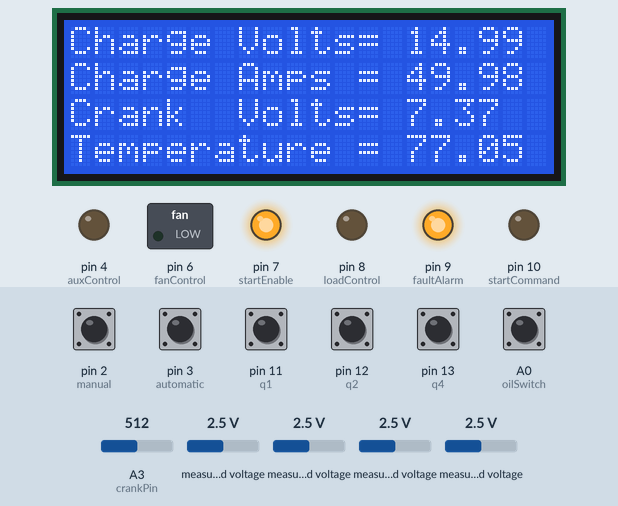
This sketch was run on a simulated Arduino Uno, built with avr-gcc and run on an emulated ATmega328P. On the bench: 20×4 character LCD, switched loads named in the sketch (green lamp = pin HIGH), output pins drawn as LEDs (lit = HIGH). The test bench sets the inputs (shaded band); at power-on: A0 (oilSwitch), pin 2 (manual), pin 3 (automatic), pin 11 (q1), pin 12 (q2), pin 13 (q4) HIGH, measured voltage 2.5 V, A3 (crankPin) = 512. What the sketch prints to the serial monitor is not drawn.

Above: at 5.3 s.
5.4 s: measured voltage (sensor 201) set to 2.2 V
At 9.3 s:
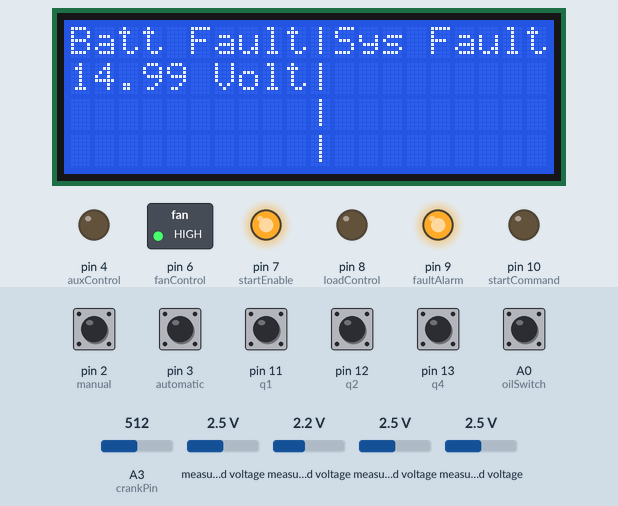
13.3 s: measured voltage (sensor 202) set to 1.6 V
At 19.9 s:
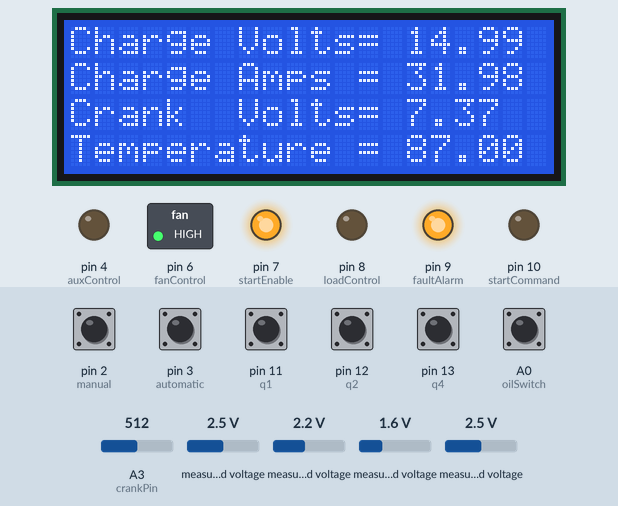
20.2 s: measured voltage (sensor 202) set to 1.3 V
At 23.2 s:
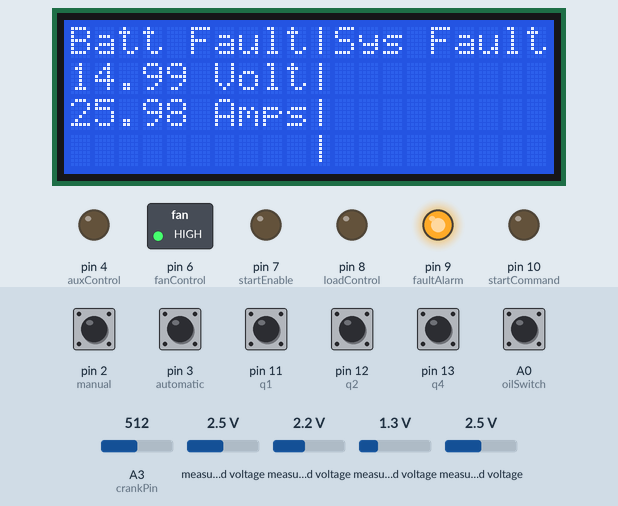
27.2 s: measured voltage (sensor 203) set to 3.8 V
At 30.2 s:
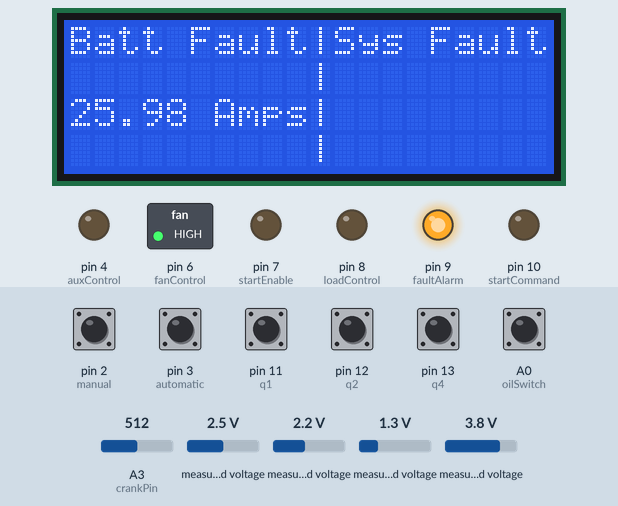
37.4 s: measured voltage (sensor 201) set to 0.1 V
At 43.5 s:
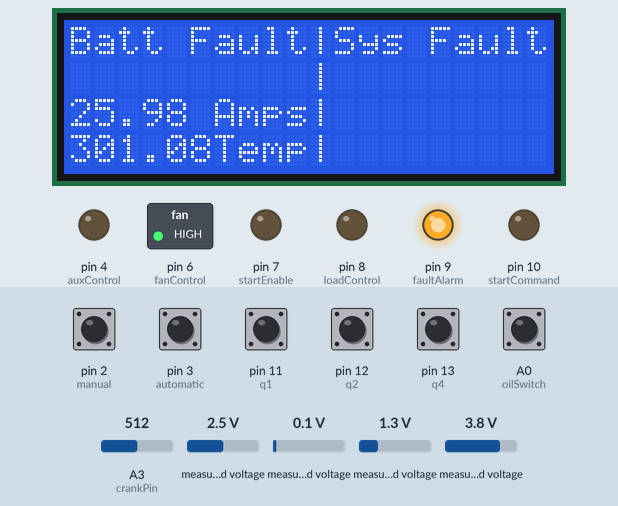
50.0 s: measured voltage (sensor 203) set to 0.1 V
At 57.5 s:
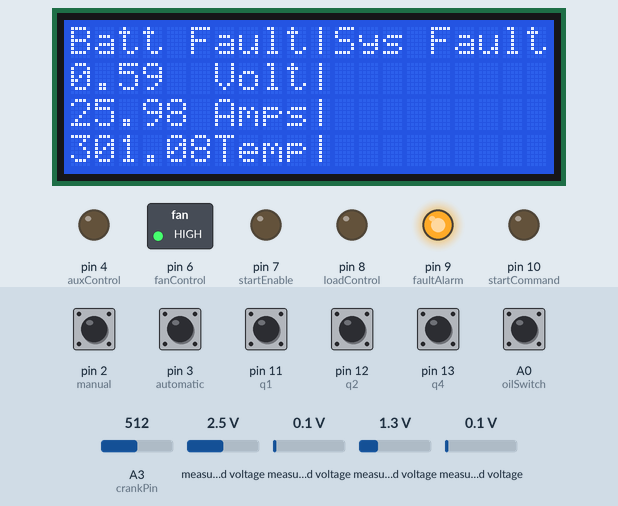
Timing chart, 0 to 59.0 s (numbered marks = the images above; inputs shaded):
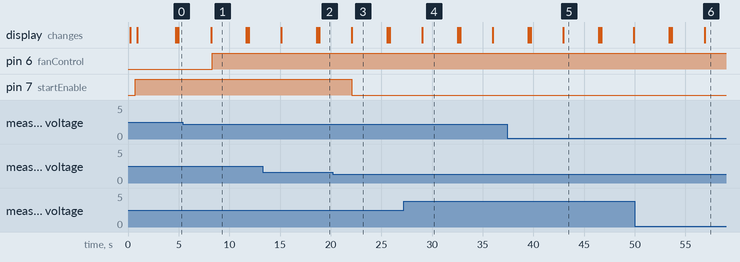

Measured:
- the behaviour switches between 2.4 and 2.3 V on measured voltage (sensor 201) (found by bisection; images 0 and 1)
- the behaviour switches between 1.5 and 1.4 V on measured voltage (sensor 202) (found by bisection; images 2 and 3)
- after the input at 5.4 s, pin 6 (fanControl): LOW → HIGH after 2.9 s
- after the input at 20.2 s, pin 7 (startEnable): HIGH → LOW after 1.9 s; the display: changes after 1.9 s (image 3)
- after the input at 27.2 s, the display: changes after 1.8 s (image 4)
- what the display in image 1 shows lasts 3.5 s, from 8.2 s to 11.7 s

The sketch:

APS_0_1_4_3_Start.ino
```cpp
/*
  Autonomous Power Solutions Rev 0.1.4.3
  Generator Powered Battery Charger


   Rev 0.1.4.2 is designed to run on the S/W development prototype PCA
   and will need minor updates before controlling an actual unit

   PORT ASSIGNMENTS

   A0 =
   A1 =
   A2 =
   A3 = Cranking Battery Voltage 0V to 15V range          crankPin
   A4 = I2C Data
   A5 = I2C Clock

   I2C A0 System Ambient Temperature                      AIN0
   I2C A1 System Battery Temperature                      AIN1
   I2C A2 System Charging Current 0A to 100A              AIN2
   I2C A3 System Charging Voltage 0V to 30V range         AIN3

   D0 = Input Oil Level Switch from engine                oilSwitch
   D1 = Input Start Switch Momentary Contact              engineStart
   D2 = Input Auto/Manual Toggle Switch Manual Position   manMode
   D3 = Input Auto/Manual Toggle Switch Auto Position     autoMode
   D4 = Output Auxilary Load Control                      auxControl
   D5 = Input Tachometer input                            engineSpeed
   D6 = Output Fan On/Off                                 fanControl
   D7 = Output Engine Start Relay                         startCommand
   D8 = Output Alternator Load Contactor                  loadControl
   D9 = Output Fault alarm                                faultAlarm
   D10 = Output Start Enable Relay                        startEnable
   D11 = Manual Runtime Switch BCD1                       q1
   D12 = Manual Runtime Switch BCD2                       q2
   D13 = Manual Runtime Switch BCD4                       q4

  FAN TFEATURE WILL BE REMOVED
  FAN OPERATION
  Battery temperature of 50F to 75F is safe range. No action required.
  Above 80F, batteries will be cooled by circulating air.
  Ambient air temperature should be >=5 degrees less than battery to
  effectively cool the battery.
  If the battery temperature is >=100 F, the battery is over temperature
  and a temperature fault condition exits. Charging and should be
  disallowed until the battery is below 100F.

 */

/*-------------------------------------------------------------
*                        INCLUDES
*-------------------------------------------------------------*/

 #include <Wire.h>
 #include <Adafruit_ADS1015.h>
 #include <Adafruit_LiquidCrystal.h>
 Adafruit_LiquidCrystal lcd(0); // Default address #0 A0-A2 not jumpered
 Adafruit_ADS1015 ads1015;

 /*----------------------------------------------------------
 *                      Define Variables
 *----------------------------------------------------------- */

 //VARIABLES THAT DO NOT CHANGE
 const int oilSwitch = A0;
 const int engineStart = A1;
 const int manual = 2;
 const int automatic = 3;
 const int auxControl = 4;
 const int engineSpeed = 5;
 const int fanControl = 6;  //FAN FEATURE WILL BE REMOVED
 const int faultAlarm = 9;
 const int startEnable = 7;
 const int startCommand = 10;
 const int loadControl = 8;
 const int q1 = 11;
 const int q2 = 12;
 const int q4 = 13;
 const int crankPin = A3;
 const int thermistorNominal=10000;
 const int temperatureNominal=25;
 const int bCoefficient=3950;
 const int seriesResistor=10000;//nominal value,measure for better accuracy

 //VARIABLES THAT CHANGE
 float sensorValue = 0.0;
 float battVolt = 0.0;       //main system battery bank voltage
 float battCurrent = 0.0;    //main system battery bank charge current
 float crankVolts = 0.0;     //engine crank battery voltage
 float battTemperature = 0.0;  //main system battery temperature
 float ambTemperature = 0.0; //main system battery enclosure temperature
 float steinhart = 0.0;
 int runTime = 0;            //manual mode run time value
 int bcdTotal=0;             //manual mode run time selection switch
 int engineRPM =0;           //engine tachometer 0 to 3600 RPM
 unsigned long startTime=0;  //used in 2 minute time out for warm up period
 //look up millis timer code in TAM test fixture
 unsigned long warmUpTime=0; //2 minute warmup period
 unsigned long countHour=0;  //counter used by timer interrupt routine
 unsigned long countMod;     //used to hold modulus of countHour
 volatile int mode=3;        //set to OFF state for power up-data type "byte"?
 volatile int modeTotal=0;   //Used in BCD run time selection-data type "byte"?
 boolean engineRun = false;  //engine RPM > 800
 boolean oilFault = false;   //oil level switch is closed
 boolean voltFault = false;  //battery under voltage
 boolean tempFault = false;  //battery over temperature
 boolean fanOn = false;      //fan signal is ON  FAN FEATURE WILL BE REMOVED
 boolean loadOn = false;     //load contactor is connected
 boolean startFault = false; //no start after 5 attempts
 boolean currentFault = false;//under or over current condition
 boolean criticalFault = false; //a fault that will prevent engine from running

 //String Variables
 String firmwareVer="0.1.4.3";
 String sysBattFault="Batt Fault|Sys Fault";
 String voltageFault="Volt";
 String temperatureFault="Temp";
 String oilLevelFault="Oil Level";
 String ampFault="Amps";
 String crank="Crank Battery";
 String chargeV="Charge Volts = ";
 String chargeI="Charge Amps = ";
 String battT="Battery Temp = ";
 String ambT="Ambient Temp = ";
 String warmUp="Engine Warm Up";

 // End of Variables Definition -------------------------


 /* ----------------------------------------------------------
                      Function Definitions
    ---------------------------------------------------------- */

 //READSENSOR FUNCTION USED IN CRANK BATTERY VOLTAGE MEASUREMENT
  float readSensor(int sensorPin) {
  sensorValue = 0.0; //Initialize sensorValue
   for (int i=0; i<5; i++) {
     sensorValue = sensorValue + analogRead(sensorPin);
     delay(10);
   }
     crankVolts = ((sensorValue/5)*0.0048*3); //scaled to 15V full scale
     return crankVolts;
 }

 //SYSTEM BATTERY VOLTAGE MEASUREMENT FUNCTION
  float readBattVolt() {
  battVolt = 0.0; //Initialize battVolt
   for (int i=0; i<5; i++) {
   battVolt = battVolt + ads1015.readADC_SingleEnded(3);
   delay(10);
   }
  battVolt = ((battVolt/5*6)*0.003); //Average of 5 samples scaled to 30V full scale
  return battVolt;
}//Closing brace for readBattVolt() function

 //SYSTEM BATTERY CHARGE CURRENT MEASUREMENT FUNCTION
  float readBattAmps() {
  battCurrent=0.0; //Initialize battCurrent
    for (int i=0; i<5; i++) {
    battCurrent = battCurrent + ads1015.readADC_SingleEnded(2);
    delay(10); //change to while loop using millis. do not use delay function
   }
   battCurrent = ((battCurrent/5*20)*0.003); //Average of 5 samples scaled to 100A full scale
   return battCurrent;
}//Closing brace for readBattAmps() function

//BATTERY TEMPERATURE MEASUREMENT FUNCTION
  float readBattTemp() {
  steinhart = 0.0;
  battTemperature=0.0; // initialize battTemperature
   for (int i=0; i<5; i++) {
   battTemperature = battTemperature + ads1015.readADC_SingleEnded(1);
   delay(10);
   }
 battTemperature=battTemperature/5; //average of 5 samples
 //convert reading to a resistance
 battTemperature=1667 / battTemperature - 1;
 battTemperature=seriesResistor / battTemperature;
 //convert resistance to temperature
 steinhart=battTemperature/thermistorNominal;        // (R/Ro)
 steinhart=log(steinhart);                   // ln(R/Ro)
 steinhart/=bCoefficient;                    // 1/B * ln(R/Ro)
 steinhart+=1.0/(temperatureNominal+273.15); // + (1/To)
 steinhart=1.0/steinhart;                    // Invert
 steinhart-=273.15;                          // convert to C
 steinhart=steinhart*9.0/5.0+32;             // convert to F
 battTemperature=steinhart;
 return battTemperature;
} //Closing brace for readBattTemp() function

//BATTERY ENCLOSURE AMBIENT TEMPERATURE MEASUREMENT FUNCTION
  float readAmbTemp() {
  steinhart=0.0;
  ambTemperature=0.0; // initialize ambTemperature
   for (int i=0; i<5; i++) {
   ambTemperature = ambTemperature + ads1015.readADC_SingleEnded(0);
   delay(10);
   }
 ambTemperature=ambTemperature/5; //average of 5 samples
 //convert reading to a resistance
 ambTemperature=1667 / ambTemperature - 1;
 ambTemperature=seriesResistor / ambTemperature;
 //convert resistance to temperature
 steinhart=ambTemperature/thermistorNominal;        // (R/Ro)
 steinhart=log(steinhart);                   // ln(R/Ro)
 steinhart/=bCoefficient;                    // 1/B * ln(R/Ro)
 steinhart+=1.0/(temperatureNominal+273.15); // + (1/To)
 steinhart=1.0/steinhart;                    // Invert
 steinhart-=273.15;                          // convert to C
 steinhart=steinhart*9.0/5.0+32;             // convert to F
 ambTemperature=steinhart;
 return ambTemperature;
}

   //This function should be rewritten to eliminate the unnecessary execution of "if" statements
   void checkFault() {
   if (digitalRead(oilSwitch) == LOW){ //DETERMINE IF OIL LEVEL FAULT EXISTS
       oilFault = true;
       }
      else {
        oilFault = false;
      }

      battTemperature = readBattTemp(); //DETERMINE IF A BATTERY TEMPERATURE FAULT EXISTS
   if (battTemperature >=100.0) {
       tempFault = true;
       }
       else {
        tempFault = false;
      }

       battVolt = readBattVolt(); //DETERMINE IF A BATTERY VOLTAGE FAULT EXISTS
   if (battVolt <=22.0) {
      voltFault = true;
      }
      else {
        voltFault = false;
      }

      battCurrent = readBattAmps(); //DETERMINE IF A CURRENT FAULT EXISTS
      if ((engineRun==true) && ((battCurrent >90.0) || (battCurrent <30.0))){
          currentFault = true;
          }
      else {
        currentFault = false;
        }

   //SET UP FAULT DISPLAY
   if ((oilFault == true) || (tempFault == true) || (voltFault == true) || (currentFault == true)){
        lcd.clear();
        lcd.setCursor(0,0);
        lcd.print(sysBattFault);
        lcd.setCursor(10,1);
        lcd.print("|");
        lcd.setCursor(10,2);
        lcd.print("|");
        lcd.setCursor(10,3);
        lcd.print("|");
        }

   if (tempFault == true) {
       lcd.setCursor(0,3);
       lcd.print(battTemperature);
       lcd.setCursor(6,3);
       lcd.print(temperatureFault);
       digitalWrite(faultAlarm,HIGH);  //set Fault Alarm contact closure
       digitalWrite(startEnable,LOW);  //prevent engine from running
       }

   if (oilFault == true) {
       lcd.setCursor(11,1);
       lcd.print(oilLevelFault);
       digitalWrite(faultAlarm,HIGH);  //set Fault Alarm contact closure
       digitalWrite(startEnable,LOW);  //prevent engine from running
       }

   if (currentFault == true) {
       lcd.setCursor(0,2);
       lcd.print(battCurrent);
       lcd.setCursor(6,2);
       lcd.print(ampFault);
       digitalWrite(faultAlarm,HIGH);  //set Fault Alarm contact closure
       digitalWrite(startEnable,LOW);  //prevent engine from running
       }

   if (voltFault == true) {
       lcd.setCursor(0,1);
       lcd.print(battVolt);
       lcd.setCursor(6,1);
       lcd.print(voltageFault);
       digitalWrite(faultAlarm,HIGH);  //set Fault Alarm contact closure
       }

   if ((oilFault == false) && (tempFault == false) && (voltFault == false) && (currentFault == false)){
   //set up lcd and and send welcome message THIS WILL CAHNGE AS MAN/AUTO MODE CODE STARTS WORKING
    digitalWrite(faultAlarm,LOW);  //clear Fault Alarm contact closure
    lcd.clear();
    delay(100);
    lcd.setCursor(0,0);
    lcd.print("Charge Volts=  ");
    lcd.setCursor(0,1);
    lcd.print("Charge Amps = ");
    lcd.setCursor(0,2);
    lcd.print("Crank  Volts= ");
    lcd.setCursor(0,3);
    lcd.print("Temperature = ");
   }
   } //closing brace for checkFault function


//ENGINE RPM FUNCTION GOES HERE

//Check fan function
      void checkFan(){ //READ TEMPERTURE AND TURN ON FAN IF REQUIRED
      battTemperature = readBattTemp();
      ambTemperature = readAmbTemp();
       Serial.print("Fan Control= ");
       Serial.println(fanOn);
      if (((fanOn == true) && (battTemperature<80.0)) || (battTemperature-ambTemperature <5.0)){
        digitalWrite(fanControl, LOW); //turn off fan
        fanOn = false;
      }
      else {
            if ((battTemperature>80.0) && (battTemperature-ambTemperature >5.0)){
            digitalWrite(fanControl,HIGH);  //TURN ON FAN
            fanOn=true;       //SET FAN FLAG
              }
            }
          } //Closing brace for checkFan() function

//BCD Run Time Switch Function
int readSwitch() {
 int bcdTotal=0;
 runTime=0;
 if (digitalRead(q1)==HIGH) { bcdTotal+=1; }
 if (digitalRead(q2)==HIGH) { bcdTotal+=2; }
 if (digitalRead(q4)==HIGH) { bcdTotal+=4; }
 // Set manual run time based on BCD switch input
 switch (bcdTotal){
    case 0:
      runTime = 2; //2 hours of manual runtime
      break;
    case 1:
      runTime = 4; //SHOULD THESE TIMES BE IN MINUTES?
      break;
    case 2:
      runTime = 6;
      break;
    case 3:
      runTime = 8;
      break;
    case 4:
      runTime = 10;
      break;
    case 5:
      runTime = 12;
      break;
    default:
      runTime = 0;
      break;
 }
 return runTime;
} //Closing brace for readSwitch() function

//End of Function Definitions *********************************

/*
 * --------------------------------------------------------
 * ISRs
 * ---------------------------------------------------------
*/

//Manual/Auto Mode Interrupt Service Routine (ISR)
void switchPressed1()
{
 volatile int modeTotal=0;
 if (digitalRead(manual)==HIGH) { modeTotal+=1; }
 if (digitalRead(automatic)== HIGH) { modeTotal+=2; }

 switch (modeTotal) {
  case 0:
  mode=0; //fault mode
  break;
  case 1:
  mode=1; //automatic mode
  break;
  case 2:
  mode=2; //manual mode
  break;
  case 3:
  mode=3; //off mode
  break;
 }
} // closing brace for switchedPressed() ISR

 // INSERT TIMER 1 INTERRUPT ROUTINE HERE OR IN SETUP WHERE THE TIMER IS CONFIGURED?

 // END OF ISRs

 /*
  *  ----------------------------------------------------------
  *                            SETUP
  * ----------------------------------------------------------
  */

  void setup() {
    analogReference(DEFAULT);          //THIS WILL CHANGE TO EXT REF IN H/W DESIGN
    Serial.begin(9600);                //THIS CAN BE REMOVED AFTER TESTING
    ads1015.begin();
    lcd.begin(20,4);                   // set up the LCD's number of rows and columns
    Serial.println("entering setup loop");
    //SET UP DIGITAL I/O
    pinMode(manual,INPUT_PULLUP);      //set up Auto/Manual select switch
    pinMode(automatic,INPUT_PULLUP);   //set up Auto/Manual select switch
    pinMode(engineSpeed,INPUT);        //set up tachometer input
    pinMode(engineStart,INPUT_PULLUP); //set up engine mom start switch
    pinMode(faultAlarm,OUTPUT);        //set up Fault Alarm output
    digitalWrite(faultAlarm,LOW);      //turn off
    pinMode(startEnable,OUTPUT);       //set up Start Enable output
    digitalWrite(startEnable,LOW);     //turn off
    pinMode(startCommand,OUTPUT);      //set up Start Relay output
    digitalWrite(startCommand,LOW);    //turn off
    pinMode(loadControl,OUTPUT);       //set up Load Contactor output
    digitalWrite(loadControl,LOW);     //turn off
    pinMode(oilSwitch,INPUT_PULLUP);   //set up oil level switch
    pinMode(q1,INPUT_PULLUP);          //set up BCD runtime select switch
    pinMode(q2,INPUT_PULLUP);          //set up BCD runtime select switch
    pinMode(q4,INPUT_PULLUP);          //set up BCD runtime select switch
    pinMode(fanControl,OUTPUT);        //set up Load Contactor output
    digitalWrite(fanControl,LOW);      //turn off
    pinMode(auxControl,OUTPUT);        //set up Load Contactor output
    digitalWrite(auxControl,LOW);      //turn off


    //set up external interrupts
    attachInterrupt (0, switchPressed1,CHANGE);  // attach Auto/Manual ISR
    attachInterrupt (1, switchPressed1,CHANGE);  // attach Auto/Manual ISR

    //set up lcd and and send welcome message
    lcd.clear();
    delay(100);
    lcd.setCursor(2,0);        // Print opening message to the LCD
    lcd.print("Autonomous Power");
    lcd.setCursor(7,1);
    lcd.print("Systems");
    lcd.setCursor(3,3);
    lcd.print("F/W Ver");
    lcd.setCursor(11,3);
    lcd.print(firmwareVer);
    delay(500);

   //CHECK FOR CONFLICT WITH VARIABLES HERE ALSO BEING USED IN ISR CODE
   //VARIABLES ARE VOLATILE IN ISR CODE BUT NOT VOLATILE HERE

   modeTotal=0;  //This is run one time in setup(), otherwise it happens in ISR
   if (digitalRead(manual)==HIGH) { modeTotal+=1; }
   if (digitalRead(automatic)== HIGH) { modeTotal+=2; }
   switch (modeTotal) {
    case 0:
    mode=0; //fault mode
    break;
    case 1:
    mode=1; //automatic mode
    break;
    case 2:
    mode=2; //manual mode
    break;
    case 3:
    mode=3; //off mode
    break;
    }


    digitalWrite(startEnable,HIGH);     //turn on for test purpose
    engineRun=true;                     //turn on for test purpose

    checkFault(); //DETERMINE IF ANY FAULTS EXISTS
    checkFan(); //CHECK TO SEE IF FAN SHOULD BE ON

   //IF AMBIENT TEMP IS HIGH AND COOLING WILL NOT OCCUR WHAT HAPPENS?
   //ADD A FAN TACH OR ROTOR SIGNAL IN NEXT H/W VERSION?
   //SEND POWER UP TIME, VOLTAGE, AND TEMPERATURE TO DATA LOG

    Serial.println("exiting setup loop");
    Serial.println(" ");
  }   //CLOSING BRACE FOR SETUP FUNCTION

 //End of setup loop ------------------------------------------------

 void loop() {


  //Check for a Fault Condition
   Serial.println("Check for faults");
   checkFault(); //DETERMINE IF ANY FAULTS EXISTS
   Serial.println("Check fan cooling");
   checkFan(); //CHECK TO SEE IF FAN SHOULD BE ON
   Serial.print("Voltage Fault= ");
   Serial.println(voltFault);
   Serial.print("Current Fault= ");
   Serial.println(currentFault);
   Serial.print("Temp Fault= ");
   Serial.println(tempFault);
   Serial.print("Oil Level Fault= ");
   Serial.println(oilFault);
   battVolt = readBattVolt();
   Serial.print("Battery Voltage= ");
   Serial.println(battVolt);
   battCurrent = readBattAmps();
   Serial.print("Battery Current= ");
   Serial.println(battCurrent);
   readSensor(A3); //Check crank battery voltage
   Serial.print("Crank Battery Voltage= ");
   Serial.println(crankVolts);
   battTemperature = readBattTemp();
   Serial.print("Battery Temperature= ");
   Serial.println(battTemperature);
   ambTemperature = readAmbTemp();
   Serial.print("Ambient Temperature= ");
   Serial.println(ambTemperature);
   Serial.print("Mode=");
   Serial.println(mode);
   runTime = readSwitch();
   Serial.print("engineRun=");
   Serial.println(engineRun);
   Serial.println("------------------------- ");
   delay(3000);

 //****************************

    lcd.clear();
    lcd.setCursor(0,0);
    lcd.print("Charge Volts=  ");
    lcd.setCursor(0,1);
    lcd.print("Charge Amps = ");
    lcd.setCursor(0,2);
    lcd.print("Crank  Volts= ");
    lcd.setCursor(0,3);
    lcd.print("Temperature = ");

   battVolt = readBattVolt();
   lcd.setCursor(14,0);
   lcd.print(battVolt);

   battCurrent = readBattAmps();
   lcd.setCursor(14,1);
   lcd.print(battCurrent);

   readSensor(A3);
   lcd.setCursor(14,2);
   lcd.print(crankVolts);

   battTemperature = readBattTemp();
   lcd.setCursor(14,3);
   lcd.print(battTemperature);

   //ambTemperature = readAmbTemp();
   //lcd.setCursor(14,3);
   //lcd.print(ambTemperature);

// ************************************
 delay (3000);
 }
```
